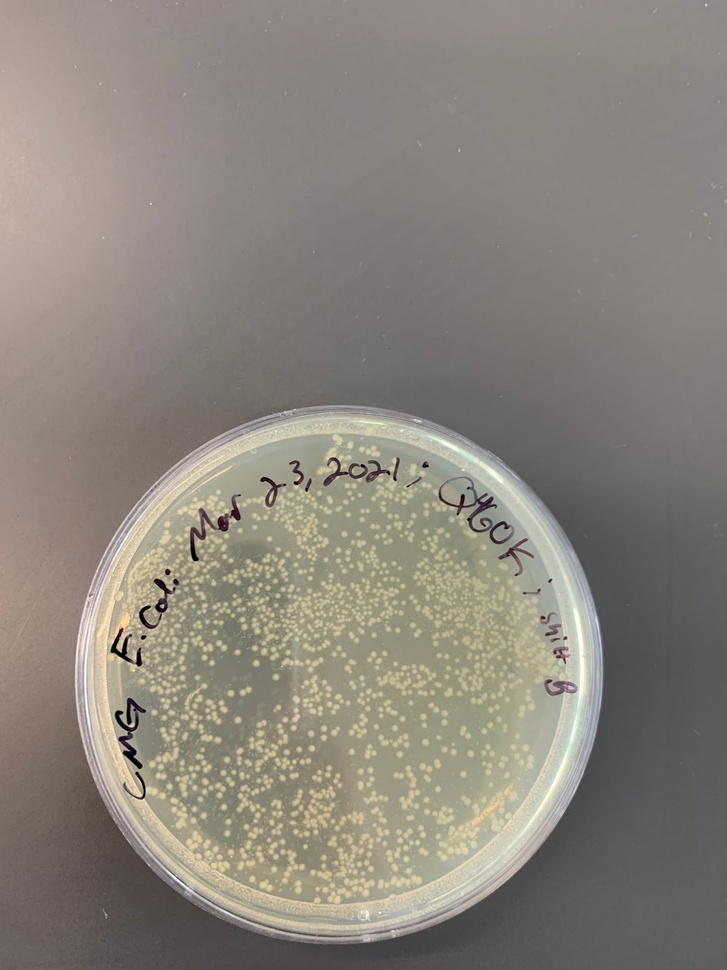
#> input picture sample_data/IMG_3722.jpg, 727 x 970 px, shrunk from 1200 x 1600 before the run
$ python main.py sample_data/IMG_3722.jpg
#> lines starting #> are read from the running program, lines starting #| are printed output that depends on the picture; after the words box and inside, x2 and y2 are one past the last pixel; in counts of white or black regions, pixels touching at a corner belong together
#> further down, original_image is the input picture: shape (970, 727, 3); mean R, G, B 139.4, 133, 124.3
import sys
import numpy as np
from skimage.io import imread
from skimage.exposure import equalize_adapthist
from skimage.color import rgb2lab, gray2rgb, rgb2gray
from skimage.feature import canny
import matplotlib.pyplot as plt
from scipy.ndimage import binary_fill_holes, binary_erosion, binary_dilation
from skimage.morphology.selem import disk
from skimage.feature import blob_dog, blob_log, blob_doh
import argparse
import warnings

warnings.simplefilter("ignore")

def detect_plate(image):
    """
    Crops to plate and outputs mask (assumes it was taken on a dark background)
    :param image:
    :return:
    """

    lab = rgb2lab(image)
#> lab: shape (970, 727, 3) float64; mean of channels 0, 1, 2 55.6, 0.8, 5.4
    l = lab[:, :, 0]  # Lum is the only channel we really care about for plate segmentation
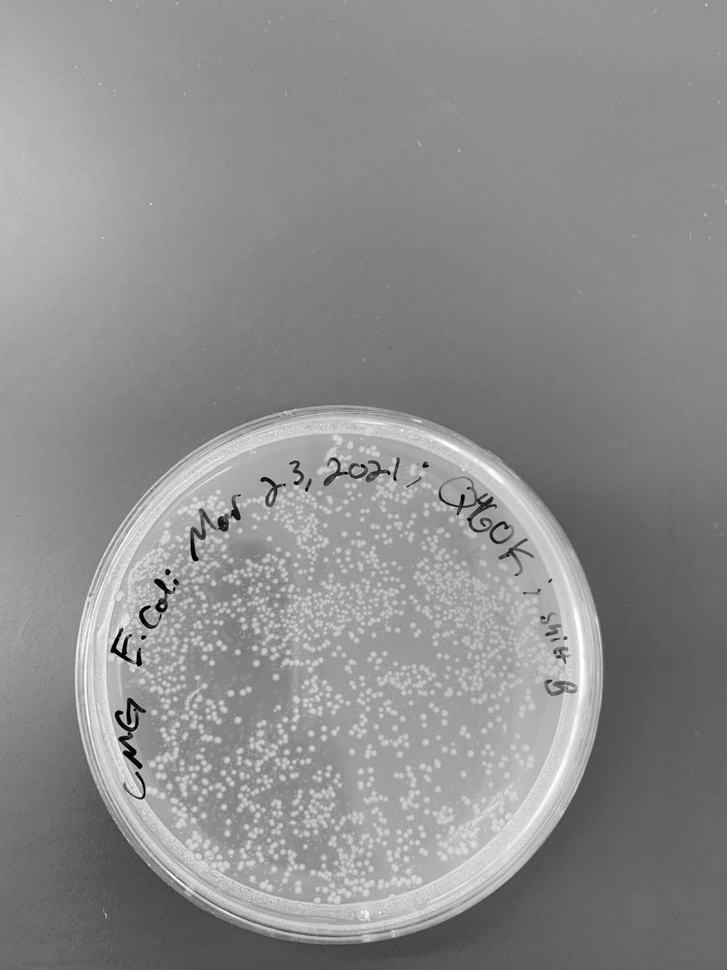
#> l: shape (970, 727) float64; min 0, max 99.83, mean 55.6; drawn with min black and max white
    edges = canny(l, 30)
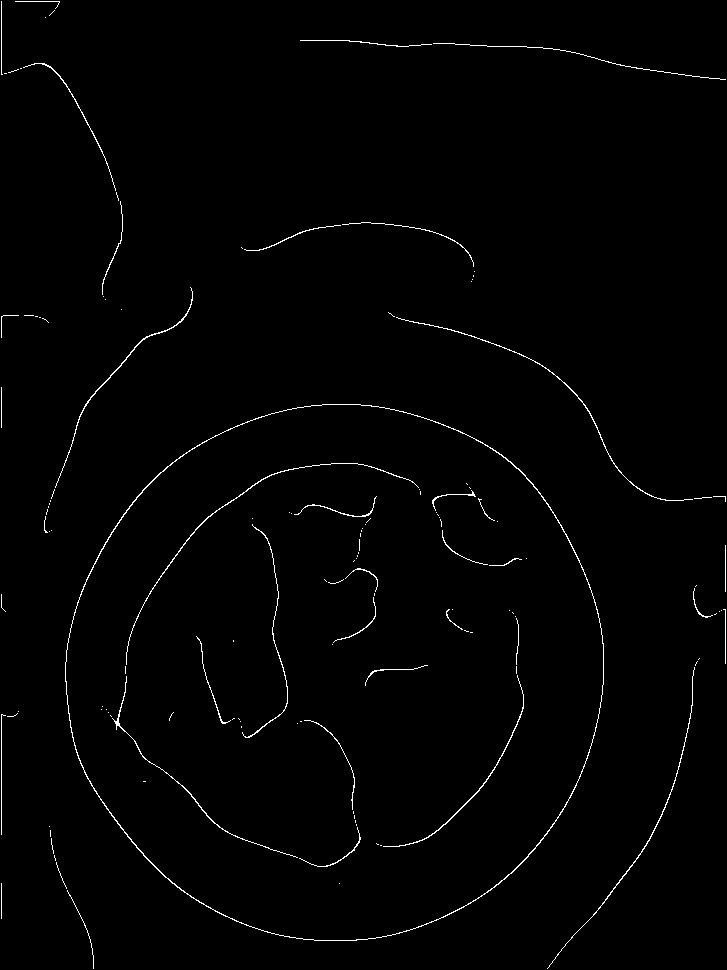
#> edges: shape (970, 727) bool; 1.1% white in thin lines or dots
    filled = binary_fill_holes(edges)
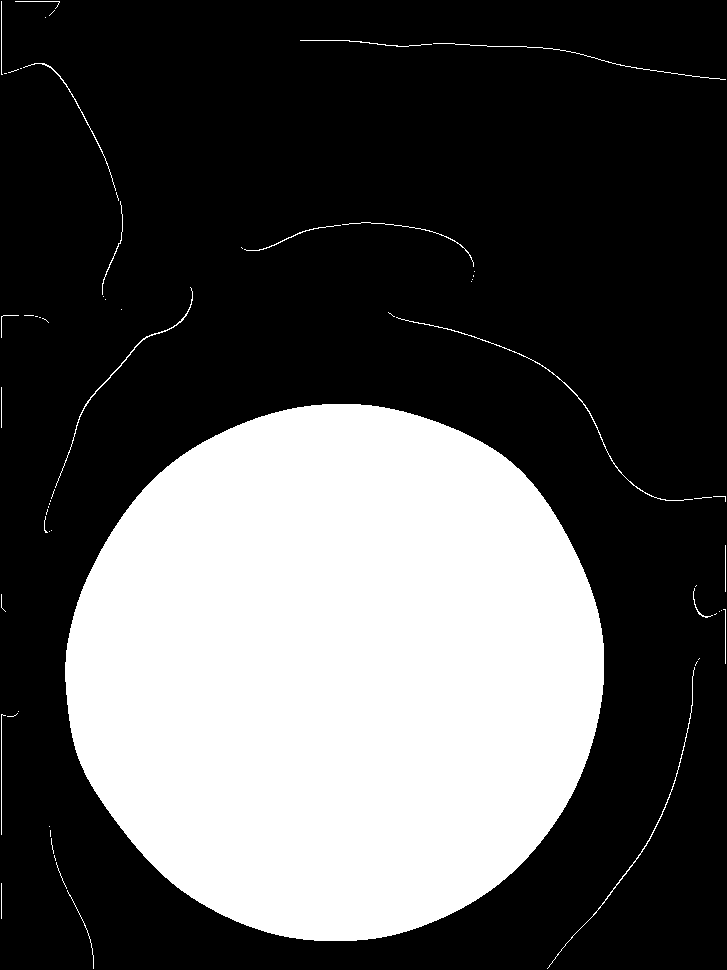
#> filled: shape (970, 727) bool; 32.5% white; 63 white regions (41 under 20 px), largest, box (x1, y1, x2, y2) and area: (65, 404, 604, 941) 225837, (396, 317, 693, 501) 428, (547, 667, 695, 969) 387
#> (the run stopped early here; a loop or call above may not have finished)
